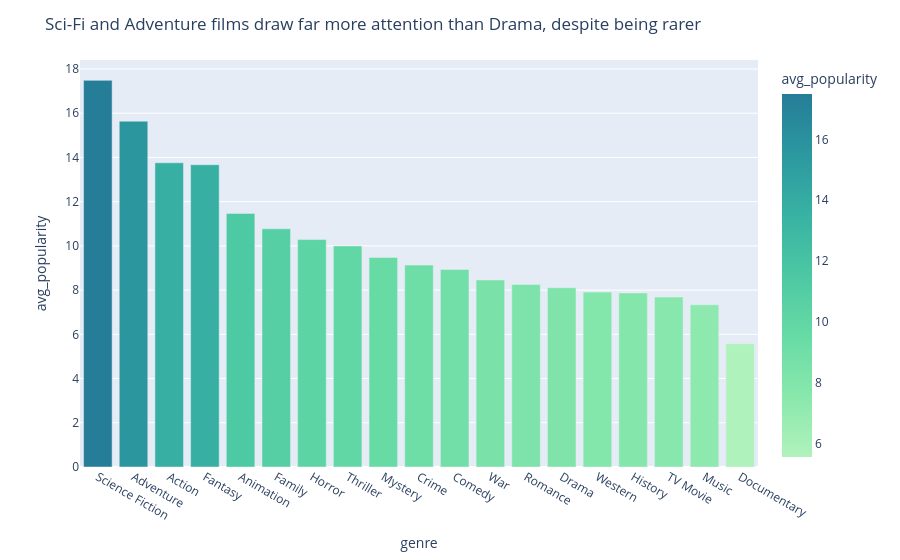

Notebook code cell kept with this figure:
### Markdown cell above
**Why a bar chart.** The question here is a ranking across a small number of
categories (19 genres), and a bar chart is the clearest way to compare one
number per category. Colour encodes `avg_popularity` again so the ranking is
visible at a glance, and `n_movies` is available on hover so a genre's rank
can be read alongside how much data supports it.

### Code cell
genre_stats = (movies_with_genres_df.groupby("genre").agg(n_movies=("id","nunique"), avg_popularity=("popularity","mean")) ).reset_index().sort_values("avg_popularity", ascending=False)

fig1 = px.bar(genre_stats, x="genre", y="avg_popularity",
             hover_data=["n_movies"], color="avg_popularity",color_continuous_scale="Tealgrn")
fig1.update_layout(title="Sci-Fi and Adventure films draw far more attention than Drama, despite being rarer")
fig1.write_html("../docs/charts/finding1_average_popularity_by_genre.html", include_plotlyjs="cdn", full_html=True)
fig1.show()

### Figure 1 — Plotly figure (JSON) as saved in the notebook; plotly's stock layout.template omitted (floating-point values rounded to 4 significant figures)
{"data": [{"customdata": [[739], [1162], [1644], [759], [603], [719], [895], [1549], [483], [861], [1913], [200], [1031], [2865], [80], [288], [80], [175], [202]], "hovertemplate": "genre=%{x}<br>avg_popularity=%{marker.color}<br>n_movies=%{customdata[0]}<extra></extra>", "legendgroup": "", "marker": {"color": [17.49, 15.64, 13.76, 13.67, 11.47, 10.77, 10.29, 9.997, 9.48, 9.132, 8.936, 8.458, 8.255, 8.109, 7.91, 7.872, 7.687, 7.337, 5.578], "coloraxis": "coloraxis", "pattern": {"shape": ""}}, "name": "", "orientation": "v", "showlegend": false, "textposition": "auto", "type": "bar", "x": ["Science Fiction", "Adventure", "Action", "Fantasy", "Animation", "Family", "Horror", "Thriller", "Mystery", "Crime", "Comedy", "War", "Romance", "Drama", "Western", "History", "TV Movie", "Music", "Documentary"], "xaxis": "x", "y": [17.49, 15.64, 13.76, 13.67, 11.47, 10.77, 10.29, 9.997, 9.48, 9.132, 8.936, 8.458, 8.255, 8.109, 7.91, 7.872, 7.687, 7.337, 5.578], "yaxis": "y"}], "layout": {"barmode": "relative", "coloraxis": {"autocolorscale": false, "colorbar": {"title": {"text": "avg_popularity"}}, "colorscale": [[0, "rgb(176, 242, 188)"], [0.1667, "rgb(137, 232, 172)"], [0.3333, "rgb(103, 219, 165)"], [0.5, "rgb(76, 200, 163)"], [0.6667, "rgb(56, 178, 163)"], [0.8333, "rgb(44, 152, 160)"], [1, "rgb(37, 125, 152)"]]}, "legend": {"tracegroupgap": 0}, "margin": {"t": 60}, "title": {"text": "Sci-Fi and Adventure films draw far more attention than Drama, despite being rarer"}, "xaxis": {"anchor": "y", "domain": [0, 1], "title": {"text": "genre"}}, "yaxis": {"anchor": "x", "domain": [0, 1], "title": {"text": "avg_popularity"}}}}
